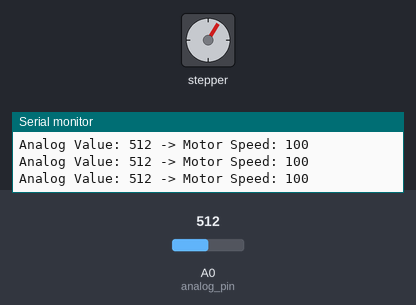
A sketch run on a simulated Arduino Uno, built with avr-gcc and run on an emulated ATmega328P. On the bench: stepper motor, the last lines printed to the serial monitor. Inputs (shaded band) come from the test bench; at power-on: A0 (analog_pin) = 512. Stepper angles assume 200 steps per turn.

Above: at 1.4 s.
1.5 s: A0 (analog_pin) set to 716
At 2.01 s:
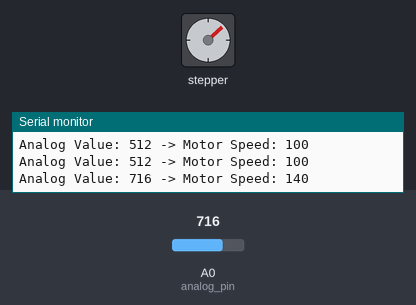
4.7 s: A0 (analog_pin) set to 900
At 5.15 s:
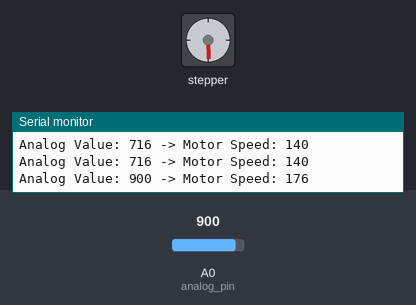
7.9 s: A0 (analog_pin) set to 511
At 8.21 s:
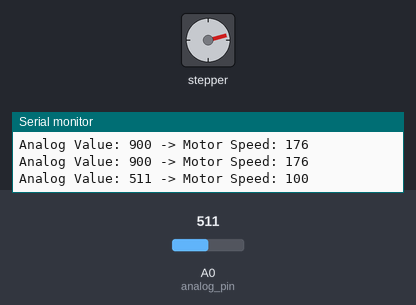
Timing chart, 0 to 23.5 s (numbered marks = the images above; inputs shaded):
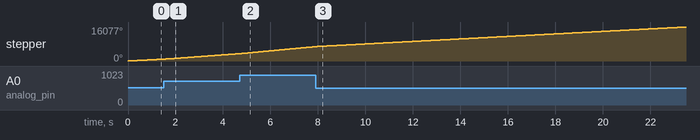

The sketch:

Display_turntable.ino
```cpp
#include "Stepper.h"

const int steps_per_revolution=200;

// Initializing the stepper library on pins 6 through 9:
Stepper myStepper = Stepper(steps_per_revolution,6,7,8,9);

// Defining the pin for the analog signal:
const int analog_pin=A0;

void setup() {
  // Begin serial communication for debugging:
  Serial.begin(9600);
}

void loop() {
  // Read analog input (0 to 1023):
  int analog_value = analogRead(analog_pin);

  // Map analog value to a speed range (1 to 200 RPM):
  int motor_speed = map(analog_value, 0, 1023, 1, 200);

  // Set the motor speed:
  myStepper.setSpeed(motor_speed);

  // Print the speed for debugging (optional):
  Serial.print("Analog Value: ");
  Serial.print(analog_value);
  Serial.print(" -> Motor Speed: ");
  Serial.println(motor_speed);

  // Step the motor continuously in one direction:
  myStepper.step(steps_per_revolution);
}
```
